Frame 1 (no input): blank canvas, image omitted
Frame 60 (the mouse pressed at the canvas centre just before this capture): blank canvas, image omitted
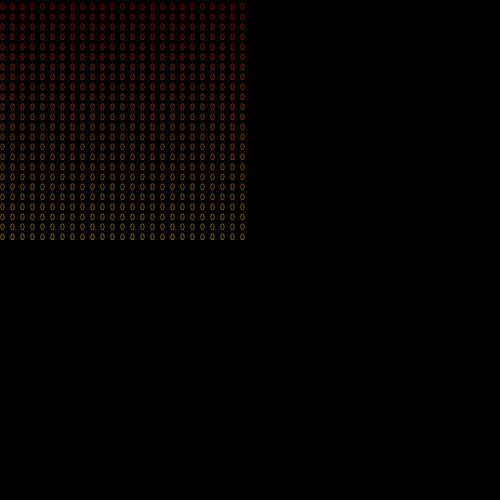
Frame 120 (the mouse held since frame 60 and released just before this capture)

The Processing sketch whose frames 1 and 60 were blank and that drew this single picture after the mouse press (run headless with seeded random() and noise(); from frame 60 on, the mouse is pressed at the canvas centre):

// Processing sketch: cc1_04_for_nest_key_color
// ── cc1_04_for_nest_key_color.pde
int xtra = 0;
int ytra = 0;

void setup() {
  size(500, 500);
//  frameRate(2);
  textSize(10);
}

void draw() {
  background(0);
  smooth();
/*  int xDraw = 0;
  while ( xDraw < mouseX ) {
    line(xDraw, 0, xDraw, xDraw);
    xDraw = xDraw + 10; // xDraw += 10;
  }*/
  for( int xDraw = 0; xDraw < mouseX; xDraw+=10) {
    for(int yDraw = 0; yDraw < mouseY; yDraw+=10) {
      if(keyPressed) {
        xtra = (int)random(2);
        ytra = (int)random(2);
      } else {
        xtra = ytra = 0;
      }
      fill(150, yDraw / 2, ytra * 300);
//      line(xDraw - xtra, yDraw - ytra, xDraw + xtra, yDraw + ytra);
      text(xtra,xDraw, yDraw);
    }
  }
}
/*
void keyPressed() {
  if (key == 8) { // 8 = ASCII code for backspace
    xtra = (int)random(100);
    ytra = (int)random(100);
  }
}
*/
